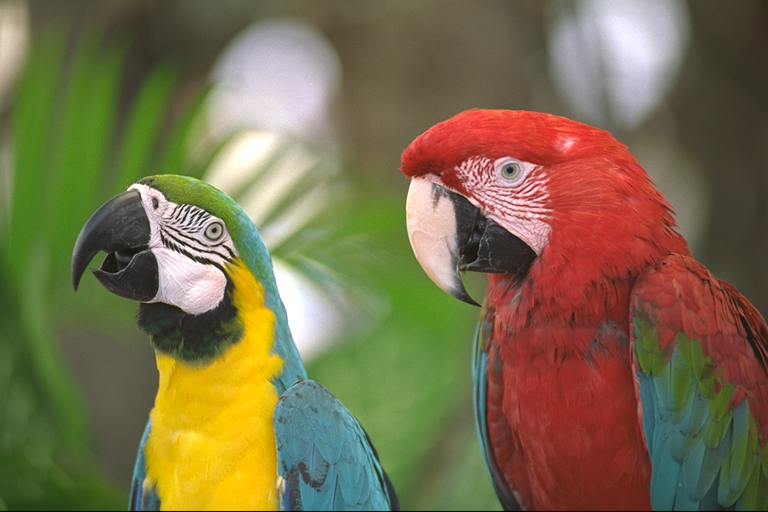
#> input picture tsks24/lab4/image1.png, 768 x 512 px
$ python DemoA.py
#> lines starting #> are read from the running program, lines starting #| are printed output that depends on the picture; long printed decimals are rounded
#> further down, orig is the input picture: shape (512, 768, 3); mean B, G, R 75.8, 109.6, 121.7
### tsks24/lab4/jpeglab.py
# JPEG lab module

import numpy as np
import sys
def rgb2ycbcr(r, g=0, b=0):
#> called with g = 0, b = 0
    if r.ndim == 3:
        g = r[:,:,1]
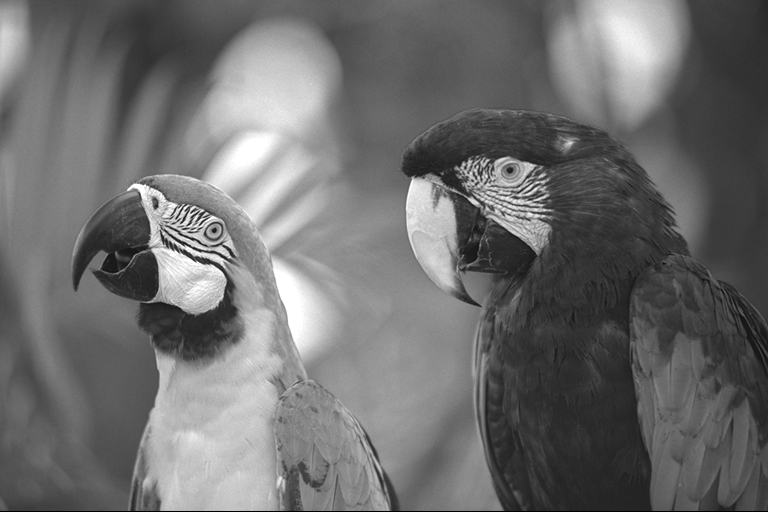
#> g: shape (512, 768); min 0, max 255, mean 109.6
        b = r[:,:,2]
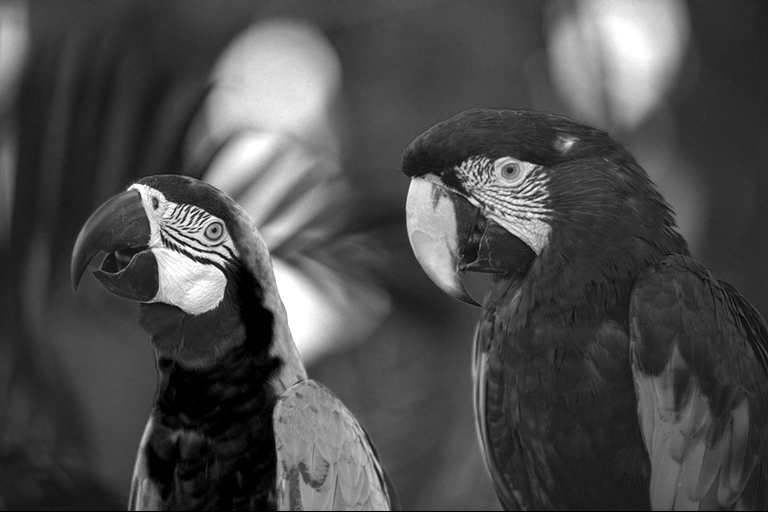
#> b: shape (512, 768); min 0, max 255, mean 75.8
        r = r[:,:,0]
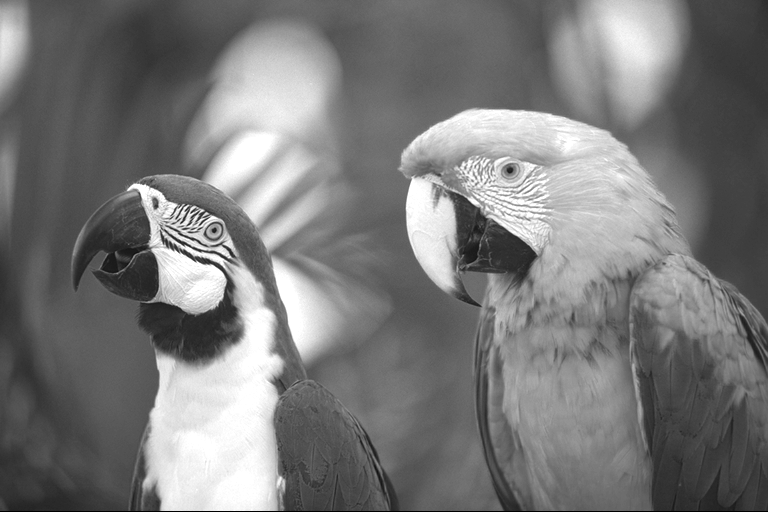
#> r: shape (512, 768); min 0, max 255, mean 121.7
    y = 16. + (65.481*r + 128.553*g + 24.966*b)/255.
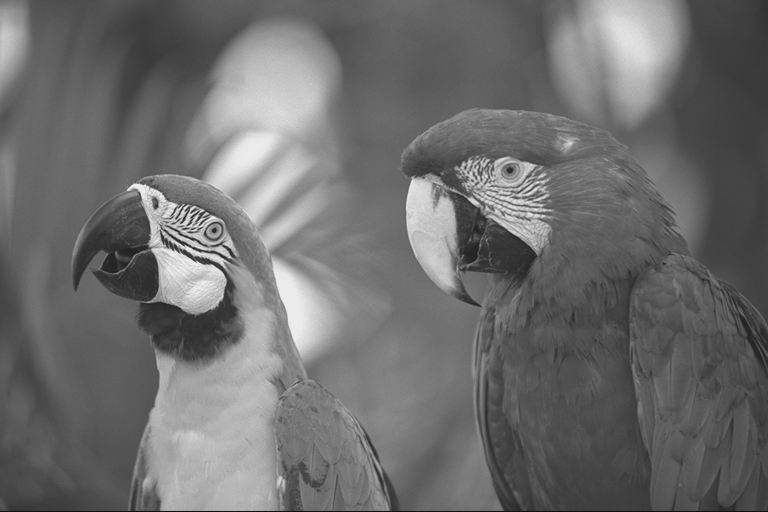
#> y: shape (512, 768) float64; min 16, max 235, mean 109.9
    cb = 128. + (-37.797*r - 74.203*g + 112.*b)/255.
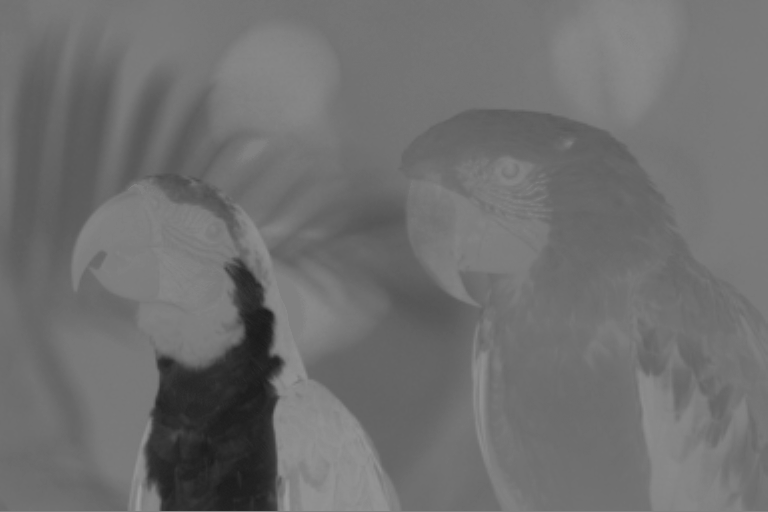
#> cb: shape (512, 768) float64; min 25.89, max 157.8, mean 111.4
    cr = 128. + (112.*r - 93.786*g - 18.214*b)/255.
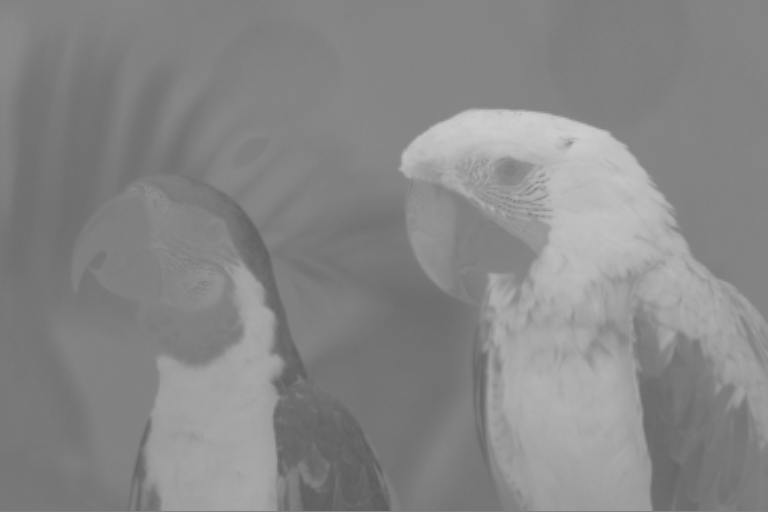
#> cr: shape (512, 768) float64; min 92.59, max 205.6, mean 135.7
    return (y, cb, cr)

# [198 lines left out: functions ycbcr2rgb, im2col_distinct, col2im_distinct, dct2basemx, bdct, ibdct and 6 more, not called in this run]

### tsks24/lab4/DemoA.py
import numpy as np
from scipy import signal, misc, ndimage
import cv2
from matplotlib import pyplot as plt
plt.rcParams['image.interpolation'] = 'nearest'
import jpeglab as jl


def mse(x,y):
    return np.mean((x-y)**2)

def psnr(x,y):
    return 10*np.log10(255**2/mse(x,y))

if __name__ == '__main__':

    orig = cv2.imread('image1.png')
    orig = cv2.cvtColor(orig, cv2.COLOR_BGR2RGB)

    y, cb, cr = jl.rgb2ycbcr(orig)

    X = 2**3 # 8
    coded = X*np.floor_divide(y, X)

    plt.figure(1)
    plt.imshow(y, 'gray', clim=(0, 255))
    plt.title('y')

    for i in [6, 5, 4]:
        a = 8 - i
        X = 2**a
        coded = X*np.floor_divide(y, X)
        plt.figure(i)
        plt.imshow(coded, 'gray', clim=(0, 255))
        plt.title(f'y, X={X}, a={a}, i={i}')

        print(f'i={i} MSE:', mse(y, coded))
        print(f'i={i} PSNR:', psnr(y, coded))
        plt.show(block=False)
#> this loop made 3 passes
#| i=6 MSE: 5.289
#| i=6 PSNR: 40.897
#| i=5 MSE: 21.109
#| i=5 PSNR: 34.886
#| i=4 MSE: 82.444
#| i=4 PSNR: 28.969

    plt.show(block=True)

$ run again, with tsks24/lab4/image3.png copied over tsks24/lab4/image1.png
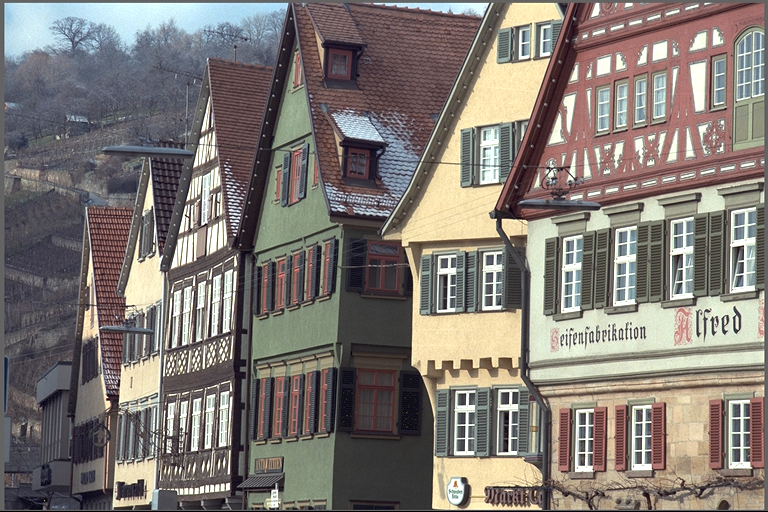
#> input picture tsks24/lab4/image3.png, 768 x 512 px
#> orig is the input picture: shape (512, 768, 3); mean B, G, R 116, 121.1, 128
#> in rgb2ycbcr, `y = 16. + (65.481*r + 128.553*g + 24.966*b)/255.`:
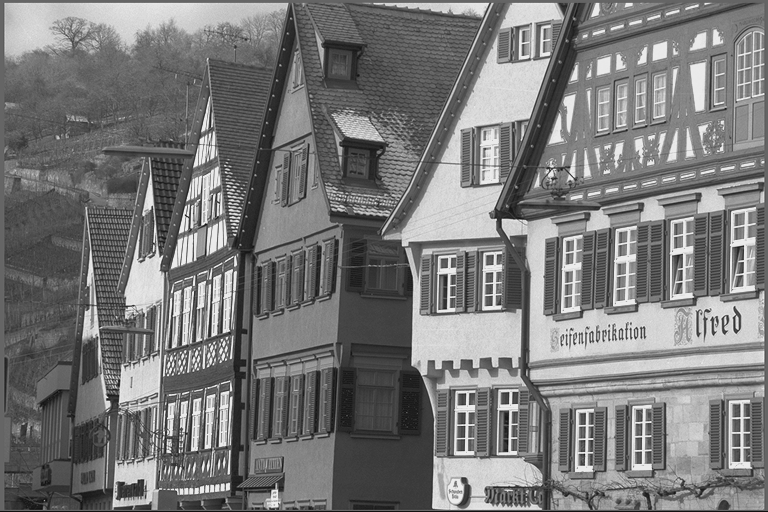
#> y: shape (512, 768) float64; min 16, max 235, mean 121.3
#> in rgb2ycbcr, `cr = 128. + (112.*r - 93.786*g - 18.214*b)/255.`:
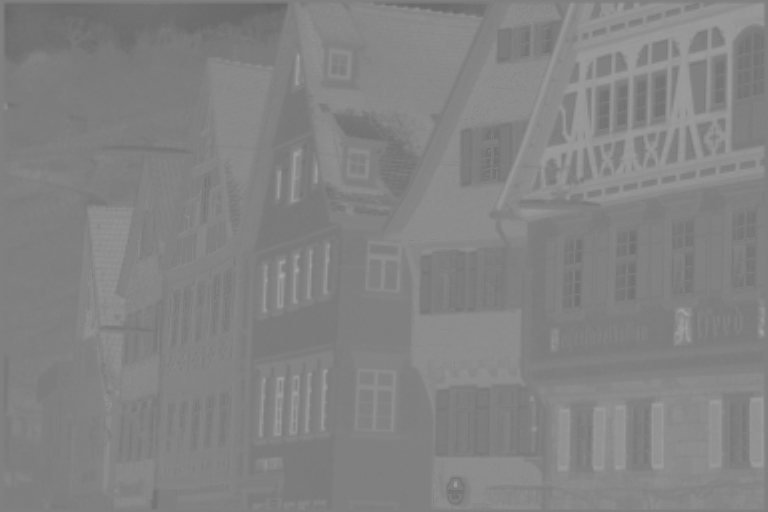
#> cr: shape (512, 768) float64; min 102, max 168, mean 131.4
#> the loop `for i in [6, 5, 4]:` made 3 passes
#| i=6 MSE: 5.338
#| i=6 PSNR: 40.857
#| i=5 MSE: 20.741
#| i=5 PSNR: 34.963
#| i=4 MSE: 83.828
#| i=4 PSNR: 28.897

$ run again, with tsks24/lab4/image4.png copied over tsks24/lab4/image1.png
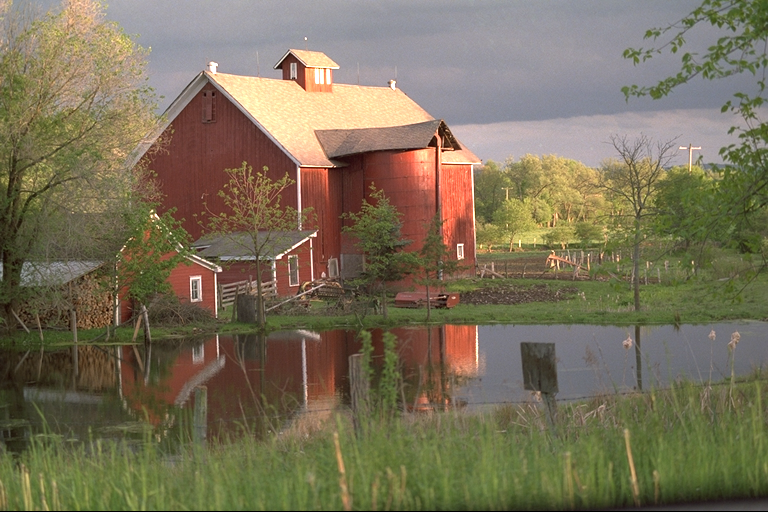
#> input picture tsks24/lab4/image4.png, 768 x 512 px
#> orig is the input picture: shape (512, 768, 3); mean B, G, R 88.7, 112.4, 121.8
#> in rgb2ycbcr, `y = 16. + (65.481*r + 128.553*g + 24.966*b)/255.`:
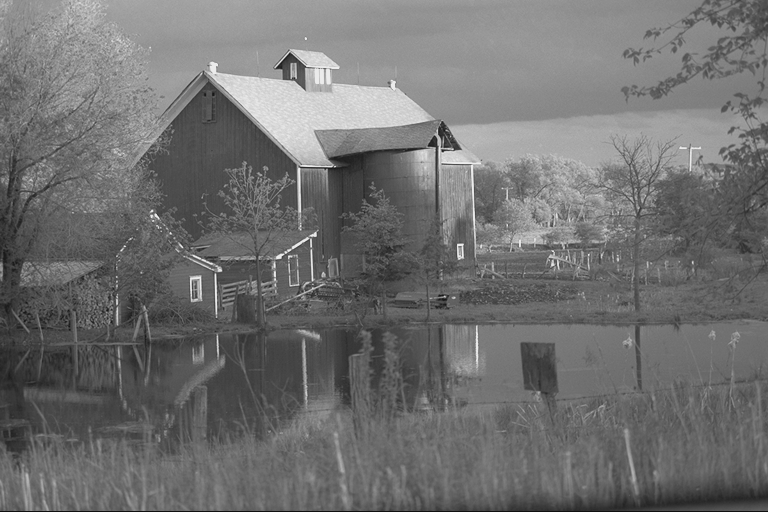
#> y: shape (512, 768) float64; min 16, max 235, mean 112.6
#> in rgb2ycbcr, `cr = 128. + (112.*r - 93.786*g - 18.214*b)/255.`:
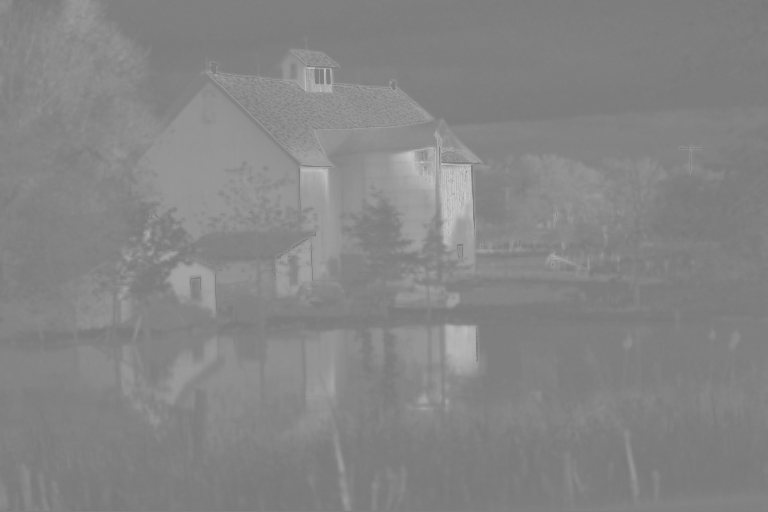
#> cr: shape (512, 768) float64; min 120.8, max 201, mean 133.8
#> the loop `for i in [6, 5, 4]:` made 3 passes
#| i=6 MSE: 5.336
#| i=6 PSNR: 40.859
#| i=5 MSE: 21.141
#| i=5 PSNR: 34.879
#| i=4 MSE: 84.190
#| i=4 PSNR: 28.878
